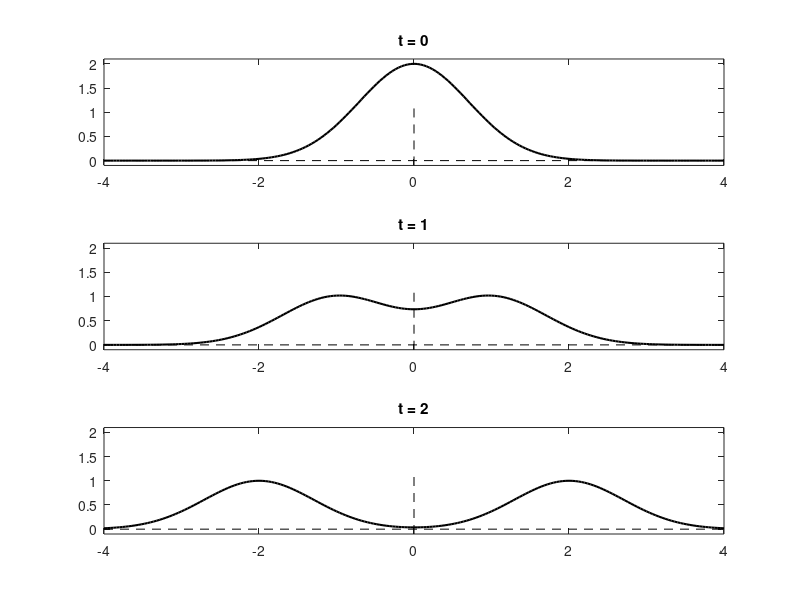
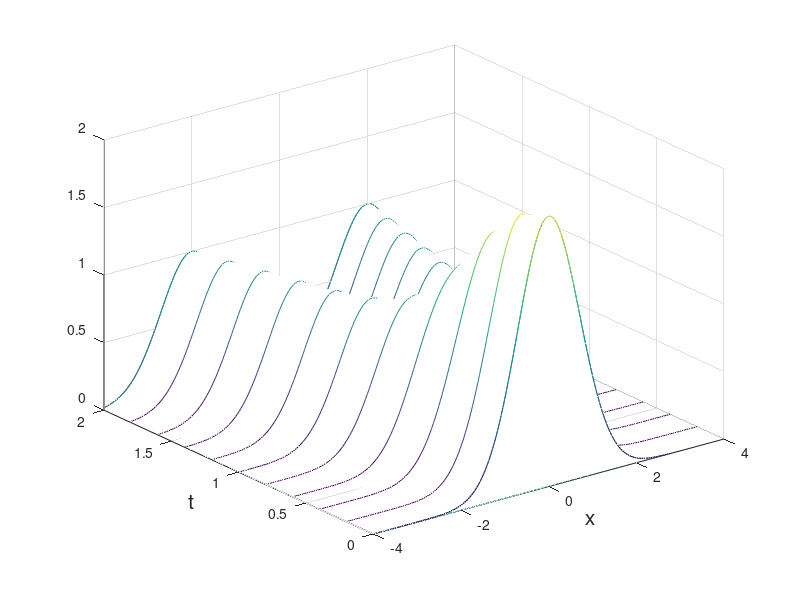
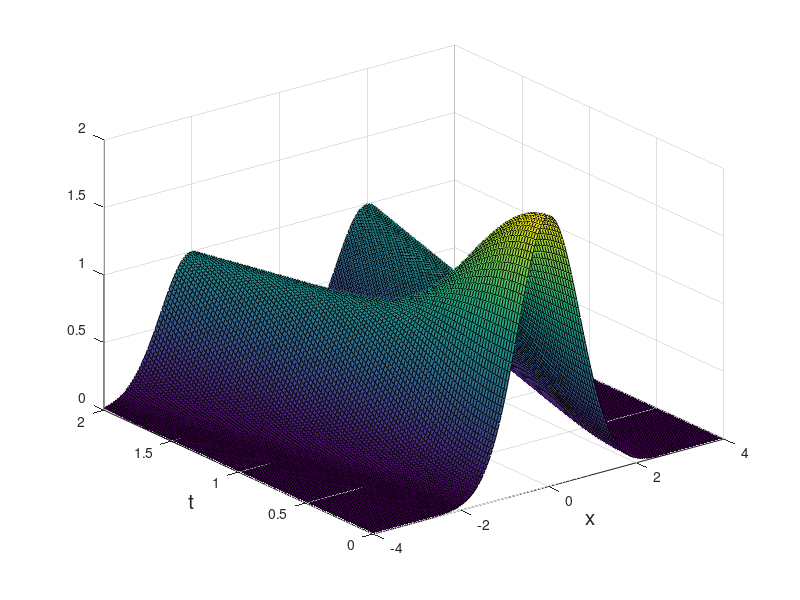
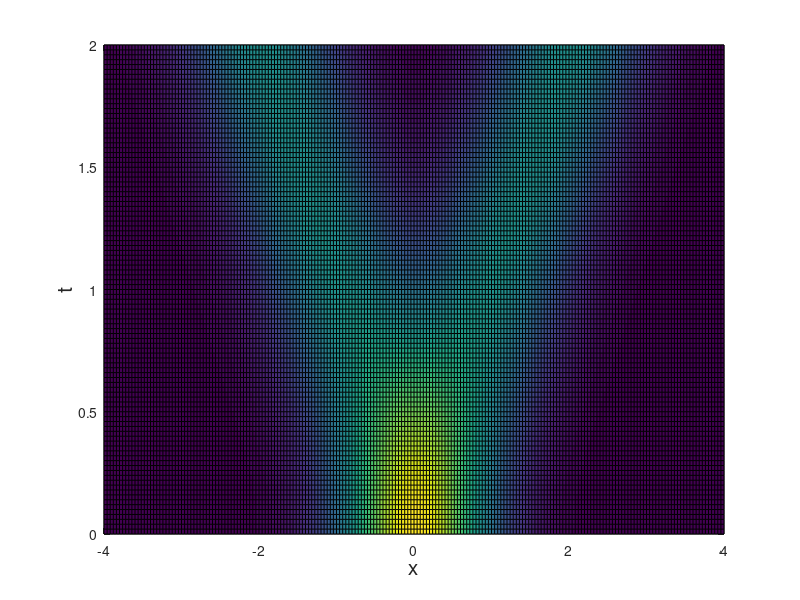

Here is the MATLAB script that generated these plots, in order:
%% HW1 for AMATH353
% @Author: Baihan Lin
% @Date: Apr 2017

clear all; close all; clc;

%% Different ways of visualizing a function of two variables
% Consider the function u(x,t) = exp(-(x-t)^2) + exp(-(x+t)^2)

%% Plot at discrete time shots
% Visualize the function at different time-shots as just a function of x

% Discretize the 'space' variable
x = linspace(-4,4,201);

% Choose time shots
time = [0,1,2];

% Loop over the number of time shots and create a figure for the
% corresponding value of time
figure(1)
for j = 1:length(time)
    u = exp(-(x-time(j)).^2) + exp(-(x+time(j)).^2);
    subplot(3,1,j)
    plot(x,u,'k-','LineWidth',1.5)
    hold all
    plot([x(1),x(end)],[0,0],'k--')
    plot([0,0],[-.1,1.1],'k--')
    title(sprintf('t = %d',time(j)))
    ylim([-.1,2.1])
    axis on
end


%% Slice Plot
% Plots of u at different time shots stacked next to each other
% Discretize both space and time 
x = linspace(-4,4,201);
t = linspace(0,2,11);

% Create a grid, and define the z component as the function u
[X,T] = meshgrid(x,t);
Z = exp(-(X-T).^2) + exp(-(X+T).^2);

figure(2)
clf
waterfall(X,T,Z)
colormap default
xlabel('x','FontSize',15)
ylabel('t','FontSize',15)


%% Surface Plot
% Create a 3D figure with x as x-axis, t as y-axis and u as z-axis.

% Discretize both space and time 
x = linspace(-4,4,201);
t = linspace(0,2,101);

% Create a grid, and define the z component as the function u
[X,T] = meshgrid(x,t);
Z = exp(-(X-T).^2) + exp(-(X+T).^2);

figure(3)
clf
surf(X,T,Z)
colormap default
xlabel('x','FontSize',15)
ylabel('t','FontSize',15)


%% Density Plot or xt-plane plots
% Discretize both space and time 
x = linspace(-4,4,201);
t = linspace(0,2,101);

% Create a grid, and define the z component as the function u
[X,T] = meshgrid(x,t);
Z = exp(-(X-T).^2) + exp(-(X+T).^2);

figure(4)
clf
pcolor(X,T,Z)
colormap default
xlabel('x','FontSize',15)
ylabel('t','FontSize',15)


% %% Animation
% % Plot the function at each time-step in consecutive frames to create a
% % movie showing how the function evolves in time
% 
% % Discretize both space and time 
% x = linspace(-4,4,201);
% t = linspace(0,2,101);
% 
% % Create a grid, and define the z component as the function u
% [X,T] = meshgrid(x,t);
% Z = exp(-(X-T).^2);
% 
% figure(5)
% M = moviein(length(t));
% for j = 1:length(t)
%     plot(x,Z(j,:))
%     M(:,j) = getframe;
% end
% movie(M)